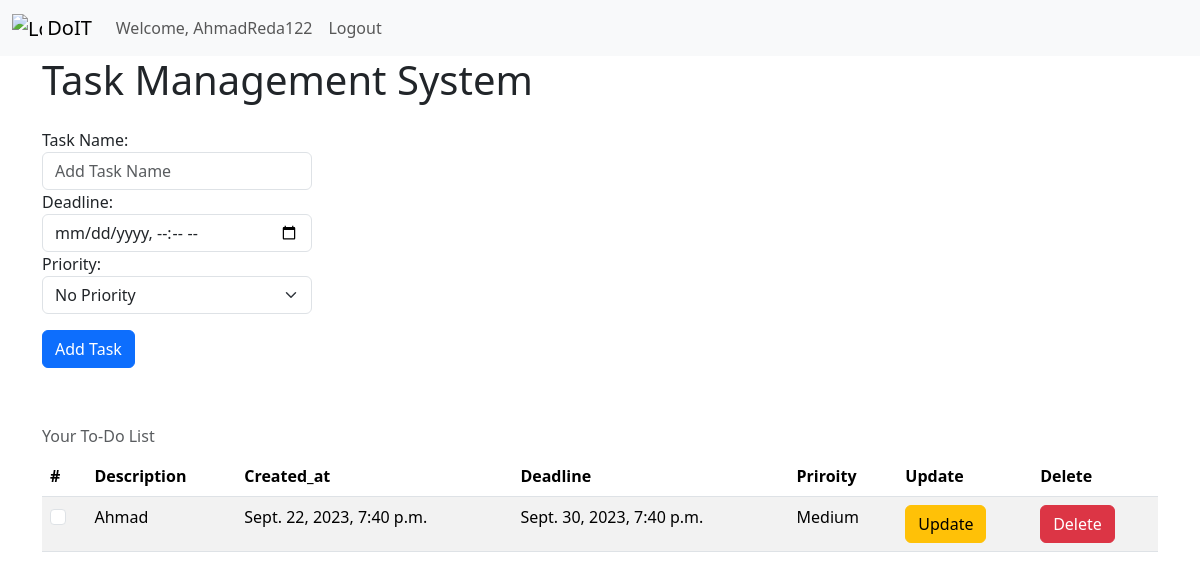
The page / (signed in) on the database as committed earlier.
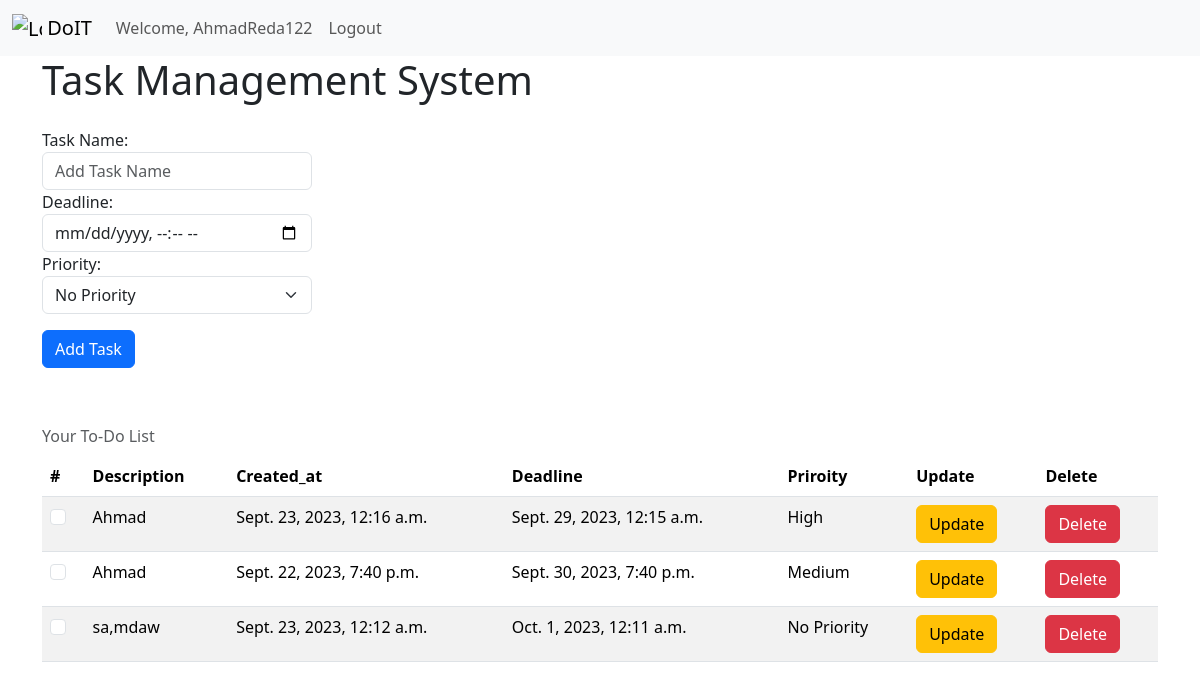
The same page on the database as committed later.
### myApp/models.py (models this page shows)
class Task(models.Model):
  ID = models.BigAutoField(auto_created = True, primary_key=True, verbose_name="ID")
  user = models.ForeignKey(User, on_delete=models.CASCADE, blank=False)
  description = models.TextField(max_length=255)
  deadline = models.DateTimeField(null=True, blank=True)
  active = models.BooleanField(default=True)
  priority = models.IntegerField(default=0)
  created_at = models.DateTimeField(auto_now_add=True, blank=True)
  updated_at = models.DateTimeField(auto_now=True)

### myApp/views.py (the view)
# urls.py: path("", views.index, name="index"),
def index(request):
    if request.user.is_authenticated:
        if request.method == "POST":
            form = TaskForm(request.POST or None)
            if form.is_valid():
                task = Task(
                    user = request.user,
                    description= form.cleaned_data["description"],
                    deadline = form.cleaned_data["deadline"],
                    priority= int(form.cleaned_data["priority"])
                )
                task.save()
        else:
            form = TaskForm()
        Tasks = Task.objects.filter(user=request.user).order_by("-active", "-priority", "deadline")
        context = {"Tasks": Tasks, "form": form, "prioritySentence": priority}
        return render(request, "Home/home.html", context)
    else:
        return redirect("login")

### myApp/forms.py (shortened to what this page needs)
class TaskForm(forms.ModelForm):
    description = forms.CharField(
      label="Task Name",
      widget=forms.TextInput(attrs={"class" : "form-control", "placeholder":"Add Task Name"})
      )
    deadline = forms.DateTimeField(
      label="Deadline",
      required=False,
      widget=DateTimeInput(attrs={"type": "datetime-local", "class" : "form-control" , "placeholder":"deadline date"}),
      )
    priority =  forms.ChoiceField(
        label="Priority",
        widget=forms.Select(attrs={"class" : "form-select", "placeholder":"Select Priority"}),
        choices=[
            (0, "No Priority"),
            (3, "High"),
            (2, "Medium"),
            (1, "Low"),
        ],
    )
    class Meta:
        model = Task
        fields = [
          "description",
          "deadline",
          "priority"
        ]
    def __init__(self, *args, **kwargs):
        super().__init__(*args, **kwargs)

### myApp/templates/Home/home.html (shortened to what this page needs)
<!DOCTYPE html>
<html lang="en">
  {% load static %}
	<head>
		<link href="{% static 'css/bootstrap.css' %}" rel="stylesheet" />
    <link href="{% static 'css/error.css' %}" rel="stylesheet" />
	</head>
	<body>
    {% include "Home/navbar.html" %}
    <div class="container-md">
      <h1>Task Management System</h1>
      <form class="row row-cols-lg-auto g-3 align-items-center" action="{% url "index" %}" method='POST'>
        <div class="row g-3">
            <div class="col-sm-9">
              {{ form.as_div }}
            </div>
            <div>
              <input class="btn btn-primary" type="submit" value="Add Task">
            </div>
        </div>
      </form>
      <br>
      <br>
      <div>
        <table class="table table-striped caption-top">
        <caption>Your To-Do List</caption>
          <thead>
            <tr>
              <th scope="col">#</th>
              <th scope="col">Description</th>
              <th scope="col">Created_at</th>
              <th scope="col">Deadline</th>
              <th scope="col">Priroity</th>
              <th scope="col">Update</th>
              <th scope="col">Delete</th>
            </tr>
          </thead>
          <tbody>
            {% for field in Tasks %}
              <tr>
                <th scope="row">
                  <div>
                    {% if field.active == False %}
                      <input class="form-check-input" type="checkbox" checked onChange="checkButton(this, {{field.ID}})" value="" id="defaultCheck1">
                    {% else %}
                      <input class="form-check-input" type="checkbox" onChange="checkButton(this, {{field.ID}})" value="" id="defaultCheck1">
                    {% endif %}
                  </div>
                </th>
                <td>{{field.description}}</td>
                <td>{{field.created_at}}</td>
                {% if field.deadline == None  %}
                  <td>{{"Open"}}</td>
                {% else %}
                  <td>{{field.deadline}}</td>
                {%endif%}
                {% for num, str in prioritySentence.items %}
                  {% if num == field.priority %}
                    <td>{{str}}</td>
                  {% endif %}
                {% endfor %}
                <td><a href="{% url "updateTask" id=field.ID %}" class="btn btn-warning">Update</a></td>
                <td>
                  <form method="DELETE" action="{% url "DeleteTask" id=field.ID %}">
                    <input type="submit" class="btn btn-danger" value="Delete">
                  </form>
                </td>
              </tr>
            {% endfor %}
          </tbody>
        </table>
		</div>
	</body>
</html>

### myApp/templates/Home/navbar.html (shortened to what this page needs)
{% block content %}
<nav class="navbar navbar-expand-lg bg-body-tertiary">
	<div class="container-fluid">
    <a class="navbar-brand" href="#">
      <img src="https://getbootstrap.com/docs/5.3/assets/brand/bootstrap-logo.svg" alt="Logo" width="30" height="24" class="d-inline-block align-text-top">
      DoIT
    </a>
		<div class="collapse navbar-collapse" id="navbarSupportedContent">
				<ul class="navbar-nav mr-auto">
					{% if user.is_authenticated %}
          <li class="nav-item">
            <a class="nav-link" href="#">Welcome, {{user.username}}</a>
          </li>
					<li class="nav-item">
						<a class="d-flex nav-link" href="/logout">Logout</a>
					</li>
					{% else %}
					<li class="nav-item">
						<a class="d-flex nav-link" href="/login">Login</a>
					</li>
					{% endif %}
				</ul>
			</div>
		</div>
</nav>
{% endblock %}

Rows that differ between the two databases and show on the page:
added Task: description "Ahmad", created_at "Sept. 23, 2023, 12:16 a.m.", deadline "Sept. 29, 2023, 12:15 a.m.", prioritySentence "High"
added Task: description "sa,mdaw", created_at "Sept. 23, 2023, 12:12 a.m.", deadline "Oct. 1, 2023, 12:11 a.m.", prioritySentence "No Priority"
